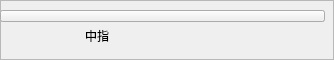
          <widget class="QFrame" name="frame_3">
           <property name="sizePolicy">
            <sizepolicy hsizetype="Preferred" vsizetype="Minimum">
             <horstretch>0</horstretch>
             <verstretch>0</verstretch>
            </sizepolicy>
           </property>
           <property name="minimumSize">
            <size>
             <width>0</width>
             <height>60</height>
            </size>
           </property>
           <property name="frameShape">
            <enum>QFrame::StyledPanel</enum>
           </property>
           <property name="frameShadow">
            <enum>QFrame::Raised</enum>
           </property>
           <widget class="QPushButton" name="button_middle_roll">
            <property name="geometry">
             <rect>
              <x>0</x>
              <y>10</y>
              <width>325</width>
              <height>12</height>
             </rect>
            </property>
            <property name="styleSheet">
             <string notr="true">QPushButton{border-image:url(:/res/pic/slices/pic_background.png)}</string>
            </property>
            <property name="text">
             <string/>
            </property>
           </widget>
           <widget class="QPushButton" name="button_middle_straight">
            <property name="geometry">
             <rect>
              <x>0</x>
              <y>10</y>
              <width>325</width>
              <height>12</height>
             </rect>
            </property>
            <property name="styleSheet">
             <string notr="true">QPushButton{border-image:url(:/res/pic/slices/pic_background.png)}</string>
            </property>
            <property name="text">
             <string/>
            </property>
           </widget>
           <widget class="QLabel" name="label_middle">
            <property name="geometry">
             <rect>
              <x>70</x>
              <y>20</y>
              <width>54</width>
              <height>31</height>
             </rect>
            </property>
            <property name="font">
             <font>
              <pointsize>9</pointsize>
             </font>
            </property>
            <property name="text">
             <string>中指</string>
            </property>
            <property name="alignment">
             <set>Qt::AlignCenter</set>
            </property>
           </widget>
          </widget>
